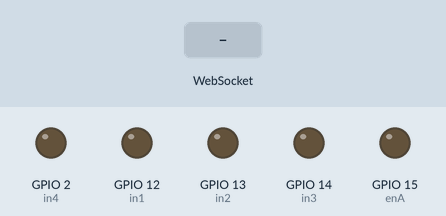
Bench run of a sketch on a simulated ESP32. Shown: output pins drawn as LEDs (lit = HIGH). Inputs (shaded band) come from the test bench. WiFi joins after 1.5 s; servers stay silent unless stated; the camera gives no picture; what the sketch prints to the serial monitor is not drawn.

Above: at 3.5 s.
3.6 s: WebSocket text "f" received
At 4.8 s:
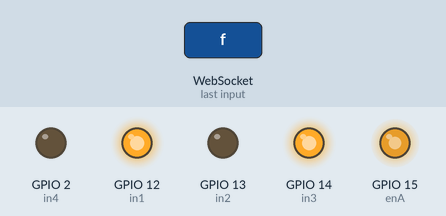
5.1 s: WebSocket text "b" received
At 6.1 s:
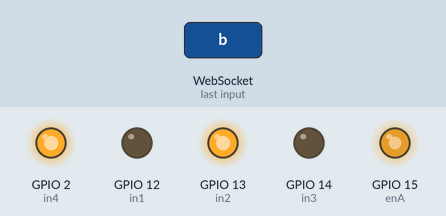
6.6 s: WebSocket text "l" received
At 7.7 s:
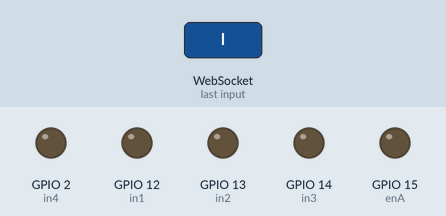
Timing chart, 0 to 9.6 s (numbered marks = the images above; inputs shaded):
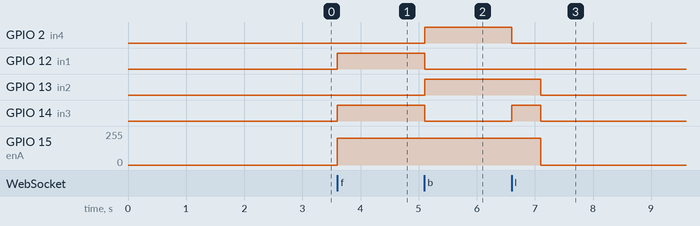

Measured:
- after the input at 3.6 s, GPIO 12 (in1), GPIO 14 (in3): LOW → HIGH at once; GPIO 15 (enA): 0/255 → 200/255 at once
- after the input at 5.1 s, GPIO 2 (in4), GPIO 13 (in2): LOW → HIGH at once; GPIO 12 (in1), GPIO 14 (in3): HIGH → LOW at once
- after the input at 6.6 s, GPIO 2 (in4): HIGH → LOW at once; GPIO 13 (in2): HIGH → LOW after 0.50 s; GPIO 14 (in3): LOW → HIGH at once, → LOW 0.50 s later; GPIO 15 (enA): 200/255 → 0/255 after 0.50 s

The sketch:

ardunio.ino
```cpp
#include "esp_camera.h"
#include <Arduino.h>
#include <AsyncTCP.h>
#include "ESPAsyncWebServer.h"

const char* WIFI_SSID = "ssid";
const char* WIFI_PASS = "password";
const int in1 = 12;
const int in2 = 13;
const int enA = 15;
const int in3 = 14;
const int in4 = 2;
const int enB= 15;
int leftSpeed = 200;
int rightSpeed = 200;

AsyncWebServer server(81);
AsyncWebSocket wsCarInput("/drive");

void onCarInputWebSocketEvent(AsyncWebSocket *server,
                              AsyncWebSocketClient *client,
                              AwsEventType type,
                              void *arg,
                              uint8_t *data,
                              size_t len)

{
   switch (type)
  {
    case WS_EVT_CONNECT:
      Serial.printf("WebSocket client #%u connected from %s\n", client->id(), client->remoteIP().toString().c_str());
      break;

    case WS_EVT_DISCONNECT:
      Serial.printf("WebSocket client #%u disconnected\n", client->id());
      Stop(); // Stop the car when the WebSocket client disconnects
      break;

    case WS_EVT_DATA:
      AwsFrameInfo *info;
      info = (AwsFrameInfo*)arg;
      if (info->opcode == WS_TEXT && len == 1)
      {
        char command = data[0];
        Serial.printf("Received command: %c\n", command);
        switch (command)
        {
          case 'f':
          Serial.print("f");
            moveForward();
            break;

          case 'b':
          Serial.print("b");
            moveBackward();
            break;

          case 'l':
          Serial.print("l");
            moveLeft();
            break;

          case 'r':
          Serial.print("r");
            moveRight();
            break;

          case 's': // Stop
            Serial.print("s");
            Stop();
            break;

          default:
            Serial.println("Unknown command");
            break;
        }
      }
      break;

    case WS_EVT_PONG:
    case WS_EVT_ERROR:
      break;

    default:
      break;
  }
}
void setupCamera()
{
 camera_config_t config;
  config.ledc_channel = LEDC_CHANNEL_0;
  config.ledc_timer = LEDC_TIMER_0;
  config.pin_d0 = 5;
  config.pin_d1 = 18;
  config.pin_d2 = 19;
  config.pin_d3 = 21;
  config.pin_d4 = 36;
  config.pin_d5 = 39;
  config.pin_d6 = 34;
  config.pin_d7 = 35;
  config.pin_xclk = 0;
  config.pin_pclk = 22;
  config.pin_vsync = 25;
  config.pin_href = 23;
  config.pin_sscb_sda = 26;
  config.pin_sscb_scl = 27;
  config.pin_pwdn = 32;
  config.pin_reset = -1;
  config.xclk_freq_hz = 20000000;
  config.pixel_format = PIXFORMAT_JPEG;
  config.frame_size = FRAMESIZE_SVGA;
  config.jpeg_quality = 10;
  config.fb_count = 2;


  esp_err_t err = esp_camera_init(&config);
  if (err != ESP_OK) {
    Serial.println("Camera initialization failed!");
    return;
  }

  Serial.println("Camera initialized!");
}

void setupPins(){
   pinMode(in1, OUTPUT);
  pinMode(in2, OUTPUT);
  pinMode(enA, OUTPUT);
   pinMode(in3, OUTPUT);
  pinMode(in4, OUTPUT);
  pinMode(enB, OUTPUT);
}
void setup() {
  Serial.begin(115200);
   setupCamera();
  // Connect to Wi-Fi
  WiFi.begin(WIFI_SSID, WIFI_PASS);
  while (WiFi.status() != WL_CONNECTED) {
    delay(1000);
    Serial.println("Connecting to WiFi...");
  }
  Serial.println("Connected to WiFi");
   Serial.print("ESP32 local IP: ");
  Serial.println(WiFi.localIP());

server.on("/stream", HTTP_GET, [](AsyncWebServerRequest *request){
 if (request->hasParam("stream")) {


      camera_fb_t *fb = NULL;

      while (request->client()->connected()) {
        fb = esp_camera_fb_get();
        if (!fb) {
          Serial.println("Camera capture failed!");
          continue;
        }
      String response = "--frame\r\nContent-Type: image/jpeg\r\n\r\n";
      response += (const char *)fb->buf;
      response += "\r\n";
       request->send(200, "multipart/x-mixed-replace; boundary=frame", response);

        esp_camera_fb_return(fb);
        delay(100);  // Adjust the delay as per the required frame rate
      }
    } else {
      request->send(400, "text/plain", "Invalid request");
    }
  });
   wsCarInput.onEvent(onCarInputWebSocketEvent);
  server.addHandler(&wsCarInput);
  server.begin();
  setupPins();
}
void moveForward(){

  digitalWrite(in1, HIGH);
  digitalWrite(in2, LOW);
   digitalWrite(in3, HIGH);
  digitalWrite(in4, LOW);
  analogWrite(enA, leftSpeed);
    analogWrite(enB, rightSpeed);

}
void moveLeft() {
  digitalWrite(in1, LOW);
  digitalWrite(in2, HIGH);
  digitalWrite(in3, HIGH);
  digitalWrite(in4, LOW);
  analogWrite(enA, leftSpeed / 2);
    analogWrite(enB, rightSpeed);
     delay(500);
  Stop();
}

void moveRight() {
   digitalWrite(in1, HIGH);
  digitalWrite(in2, LOW);
  digitalWrite(in3, LOW);
  digitalWrite(in4, HIGH);
  analogWrite(enA, leftSpeed);
    analogWrite(enB, rightSpeed / 2);
     delay(500);
  Stop();
}

void moveBackward() {
  digitalWrite(in1, LOW);
  digitalWrite(in2, HIGH);
   digitalWrite(in3, LOW);
  digitalWrite(in4, HIGH);
  analogWrite(enA, leftSpeed);
    analogWrite(enB, rightSpeed);
}

void Stop() {
  digitalWrite(in1, LOW);
  digitalWrite(in2, LOW);
  digitalWrite(in3, LOW);
  digitalWrite(in4, LOW);
  analogWrite(enA, 0);
  analogWrite(enB, 0);
}

void setSpeed(int newSpeed) {
  leftSpeed = constrain(newSpeed, 0, 255);
  rightSpeed = constrain(newSpeed, 0, 255);
}
void loop() {
 wsCarInput.cleanupClients();
}
```
